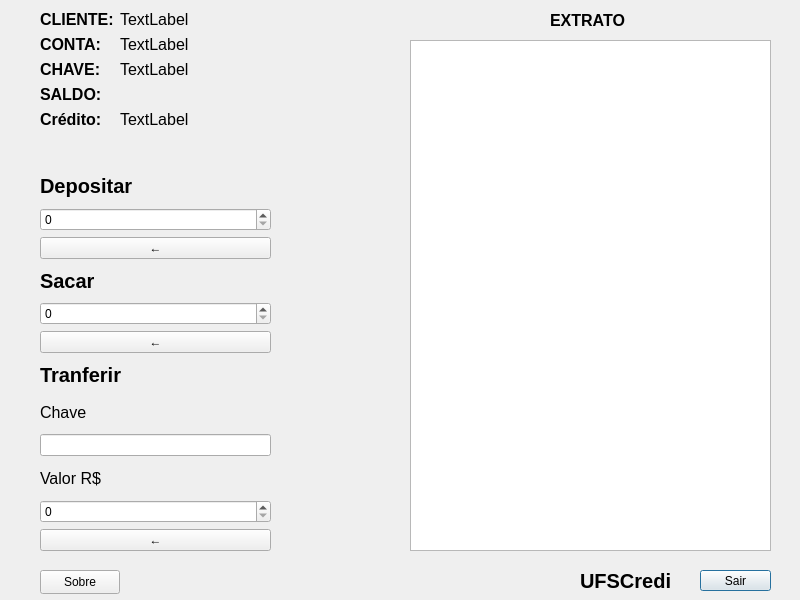
<?xml version="1.0" encoding="UTF-8"?>
<ui version="4.0">
 <class>DialogConta</class>
 <widget class="QDialog" name="DialogConta">
  <property name="geometry">
   <rect>
    <x>0</x>
    <y>0</y>
    <width>800</width>
    <height>600</height>
   </rect>
  </property>
  <property name="windowTitle">
   <string>Dialog</string>
  </property>
  <widget class="QWidget" name="formLayoutWidget">
   <property name="geometry">
    <rect>
     <x>40</x>
     <y>10</y>
     <width>350</width>
     <height>165</height>
    </rect>
   </property>
   <layout class="QFormLayout" name="formLayout">
    <item row="0" column="0">
     <widget class="QLabel" name="label">
      <property name="font">
       <font>
        <pointsize>12</pointsize>
        <bold>true</bold>
       </font>
      </property>
      <property name="text">
       <string>CLIENTE:</string>
      </property>
     </widget>
    </item>
    <item row="0" column="1">
     <widget class="QLabel" name="label_nome_cliente">
      <property name="font">
       <font>
        <pointsize>12</pointsize>
       </font>
      </property>
      <property name="text">
       <string>TextLabel</string>
      </property>
     </widget>
    </item>
    <item row="1" column="0">
     <widget class="QLabel" name="label_3">
      <property name="font">
       <font>
        <pointsize>12</pointsize>
        <bold>true</bold>
       </font>
      </property>
      <property name="text">
       <string>CONTA:</string>
      </property>
     </widget>
    </item>
    <item row="1" column="1">
     <widget class="QLabel" name="label_conta_cliente">
      <property name="font">
       <font>
        <pointsize>12</pointsize>
       </font>
      </property>
      <property name="text">
       <string>TextLabel</string>
      </property>
     </widget>
    </item>
    <item row="2" column="0">
     <widget class="QLabel" name="label_4">
      <property name="font">
       <font>
        <pointsize>12</pointsize>
        <bold>true</bold>
       </font>
      </property>
      <property name="text">
       <string>CHAVE:</string>
      </property>
     </widget>
    </item>
    <item row="2" column="1">
     <widget class="QLabel" name="label_chave_cliente">
      <property name="font">
       <font>
        <pointsize>12</pointsize>
       </font>
      </property>
      <property name="text">
       <string>TextLabel</string>
      </property>
     </widget>
    </item>
    <item row="3" column="0">
     <widget class="QLabel" name="label_8">
      <property name="font">
       <font>
        <pointsize>12</pointsize>
        <bold>true</bold>
       </font>
      </property>
      <property name="text">
       <string>SALDO:</string>
      </property>
     </widget>
    </item>
    <item row="3" column="1">
     <widget class="QLabel" name="label_saldo_atual">
      <property name="font">
       <font>
        <pointsize>12</pointsize>
        <bold>true</bold>
       </font>
      </property>
      <property name="text">
       <string/>
      </property>
     </widget>
    </item>
    <item row="4" column="0">
     <widget class="QLabel" name="label_14">
      <property name="font">
       <font>
        <pointsize>12</pointsize>
        <bold>true</bold>
       </font>
      </property>
      <property name="text">
       <string>Crédito:</string>
      </property>
     </widget>
    </item>
    <item row="4" column="1">
     <widget class="QLabel" name="label_chave_cliente_2">
      <property name="font">
       <font>
        <pointsize>12</pointsize>
       </font>
      </property>
      <property name="text">
       <string>TextLabel</string>
      </property>
     </widget>
    </item>
   </layout>
  </widget>
  <widget class="QPushButton" name="pushButton_sair">
   <property name="geometry">
    <rect>
     <x>700</x>
     <y>570</y>
     <width>71</width>
     <height>21</height>
    </rect>
   </property>
   <property name="text">
    <string>Sair</string>
   </property>
  </widget>
  <widget class="QTableWidget" name="tableWidget_extrato">
   <property name="geometry">
    <rect>
     <x>410</x>
     <y>40</y>
     <width>361</width>
     <height>511</height>
    </rect>
   </property>
   <property name="columnCount">
    <number>1</number>
   </property>
   <attribute name="horizontalHeaderVisible">
    <bool>false</bool>
   </attribute>
   <column/>
  </widget>
  <widget class="QLabel" name="label_2">
   <property name="geometry">
    <rect>
     <x>550</x>
     <y>10</y>
     <width>91</width>
     <height>20</height>
    </rect>
   </property>
   <property name="font">
    <font>
     <pointsize>12</pointsize>
     <bold>true</bold>
    </font>
   </property>
   <property name="text">
    <string>EXTRATO</string>
   </property>
  </widget>
  <widget class="QPushButton" name="pushButton_sobre_conta">
   <property name="geometry">
    <rect>
     <x>40</x>
     <y>570</y>
     <width>80</width>
     <height>24</height>
    </rect>
   </property>
   <property name="text">
    <string>Sobre</string>
   </property>
  </widget>
  <widget class="QWidget" name="layoutWidget">
   <property name="geometry">
    <rect>
     <x>40</x>
     <y>170</y>
     <width>231</width>
     <height>381</height>
    </rect>
   </property>
   <layout class="QVBoxLayout" name="verticalLayout_2">
    <item>
     <widget class="QLabel" name="label_9">
      <property name="font">
       <font>
        <pointsize>15</pointsize>
        <bold>true</bold>
       </font>
      </property>
      <property name="text">
       <string>Depositar</string>
      </property>
     </widget>
    </item>
    <item>
     <widget class="QSpinBox" name="spinBox_valor_deposito">
      <property name="maximum">
       <number>999999999</number>
      </property>
     </widget>
    </item>
    <item>
     <widget class="QPushButton" name="pushButton_depositar">
      <property name="text">
       <string>←</string>
      </property>
     </widget>
    </item>
    <item>
     <widget class="QLabel" name="label_10">
      <property name="font">
       <font>
        <pointsize>15</pointsize>
        <bold>true</bold>
       </font>
      </property>
      <property name="text">
       <string>Sacar</string>
      </property>
     </widget>
    </item>
    <item>
     <widget class="QSpinBox" name="spinBox_Valor_saque">
      <property name="minimum">
       <number>0</number>
      </property>
      <property name="maximum">
       <number>999999999</number>
      </property>
     </widget>
    </item>
    <item>
     <widget class="QPushButton" name="pushButton_sacar">
      <property name="text">
       <string>←</string>
      </property>
     </widget>
    </item>
    <item>
     <widget class="QLabel" name="label_11">
      <property name="font">
       <font>
        <pointsize>15</pointsize>
        <bold>true</bold>
       </font>
      </property>
      <property name="text">
       <string>Tranferir</string>
      </property>
     </widget>
    </item>
    <item>
     <widget class="QLabel" name="label_12">
      <property name="font">
       <font>
        <pointsize>12</pointsize>
        <bold>false</bold>
       </font>
      </property>
      <property name="text">
       <string>Chave</string>
      </property>
     </widget>
    </item>
    <item>
     <widget class="QLineEdit" name="lineEdit_chave_destino"/>
    </item>
    <item>
     <widget class="QLabel" name="label_13">
      <property name="font">
       <font>
        <pointsize>12</pointsize>
        <bold>false</bold>
       </font>
      </property>
      <property name="text">
       <string>Valor R$</string>
      </property>
     </widget>
    </item>
    <item>
     <widget class="QSpinBox" name="spinBox_Valor_transferir">
      <property name="minimum">
       <number>0</number>
      </property>
      <property name="maximum">
       <number>999999999</number>
      </property>
     </widget>
    </item>
    <item>
     <widget class="QPushButton" name="pushButton_transferir">
      <property name="text">
       <string>←</string>
      </property>
     </widget>
    </item>
   </layout>
  </widget>
  <widget class="QLabel" name="label_15">
   <property name="geometry">
    <rect>
     <x>580</x>
     <y>570</y>
     <width>111</width>
     <height>21</height>
    </rect>
   </property>
   <property name="font">
    <font>
     <pointsize>15</pointsize>
     <bold>true</bold>
    </font>
   </property>
   <property name="text">
    <string>UFSCredi</string>
   </property>
  </widget>
 </widget>
 <resources/>
 <connections/>
</ui>
